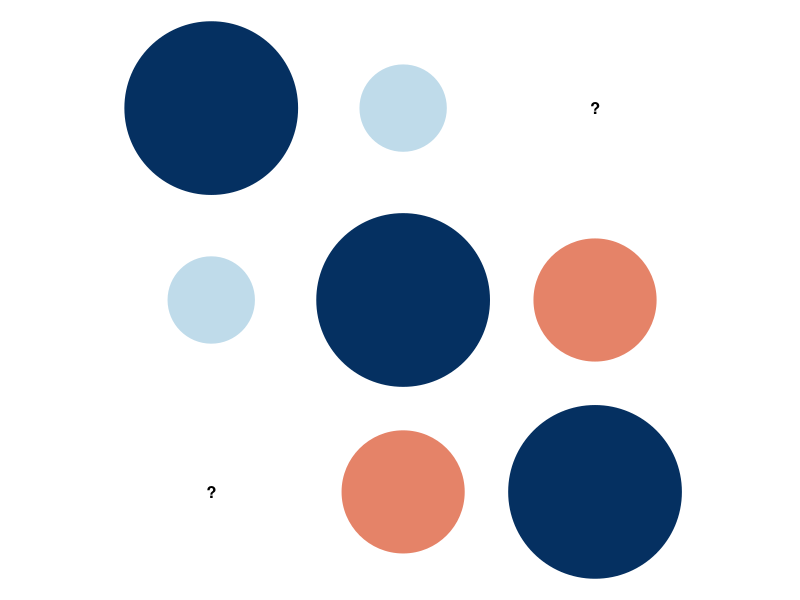
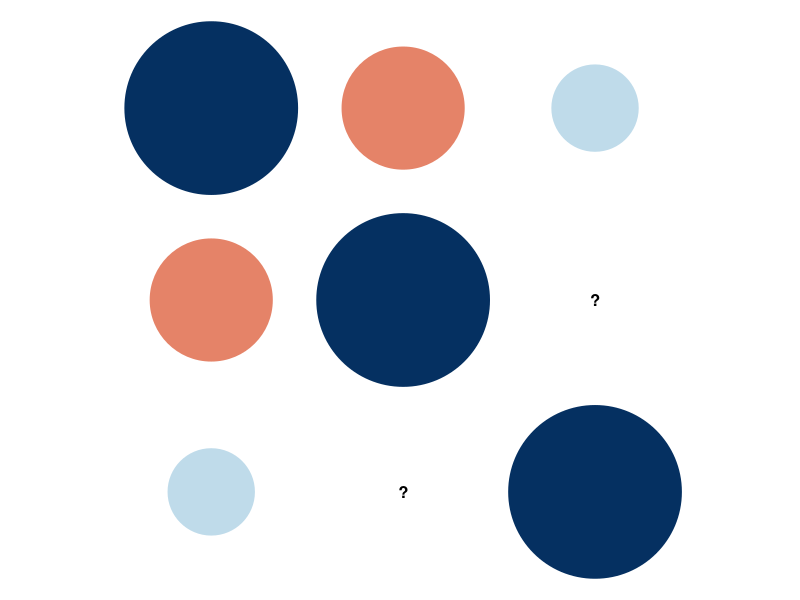

Reproduce these figures in R, in order.
# Compatibility oracle against the pinned legacy corrplot release.
# This intentionally tests semantic output, not device-specific graphics.
suppressPackageStartupMessages(library(corrplot))

m <- matrix(
  c(1, 0.25, NA,
    0.25, 1, -0.5,
    NA, -0.5, 1),
  nrow = 3,
  byrow = TRUE,
  dimnames = list(c("gamma", "alpha", "beta"),
                  c("gamma", "alpha", "beta"))
)

grDevices::pdf(NULL)
on.exit(grDevices::dev.off(), add = TRUE)

res <- corrplot(
  m,
  method = "circle",
  order = "original",
  type = "full",
  diag = TRUE,
  tl.pos = "n",
  cl.pos = "n",
  addgrid.col = NA
)

stopifnot(identical(res$corr, m))
stopifnot(identical(
  names(res$corrPos),
  c("xName", "yName", "x", "y", "corr")
))

# Legacy corrPos is ordered by x, then top-to-bottom y. It excludes NA cells;
# the returned matrix remains the authoritative source for missing values.
expected <- expand.grid(
  row = seq_len(nrow(m)),
  column = seq_len(ncol(m))
)
expected <- expected[order(expected$column, expected$row), ]
expected <- expected[!is.na(m[cbind(expected$row, expected$column)]), ]
expected$xName <- colnames(m)[expected$column]
expected$yName <- rownames(m)[expected$row]
expected$x <- expected$column
expected$y <- nrow(m) - expected$row + 1
expected$corr <- m[cbind(expected$row, expected$column)]

actual <- res$corrPos
stopifnot(identical(actual$xName, expected$xName))
stopifnot(identical(actual$yName, expected$yName))
stopifnot(isTRUE(all.equal(actual$x, expected$x)))
stopifnot(isTRUE(all.equal(actual$y, expected$y)))
stopifnot(isTRUE(all.equal(actual$corr, expected$corr)))

# Ordering is performed before coordinates and names are returned.
ordered <- corrplot(
  m,
  method = "circle",
  order = "alphabet",
  type = "full",
  diag = TRUE,
  tl.pos = "n",
  cl.pos = "n",
  addgrid.col = NA
)
stopifnot(identical(rownames(ordered$corr), c("alpha", "beta", "gamma")))
stopifnot(identical(colnames(ordered$corr), c("alpha", "beta", "gamma")))
